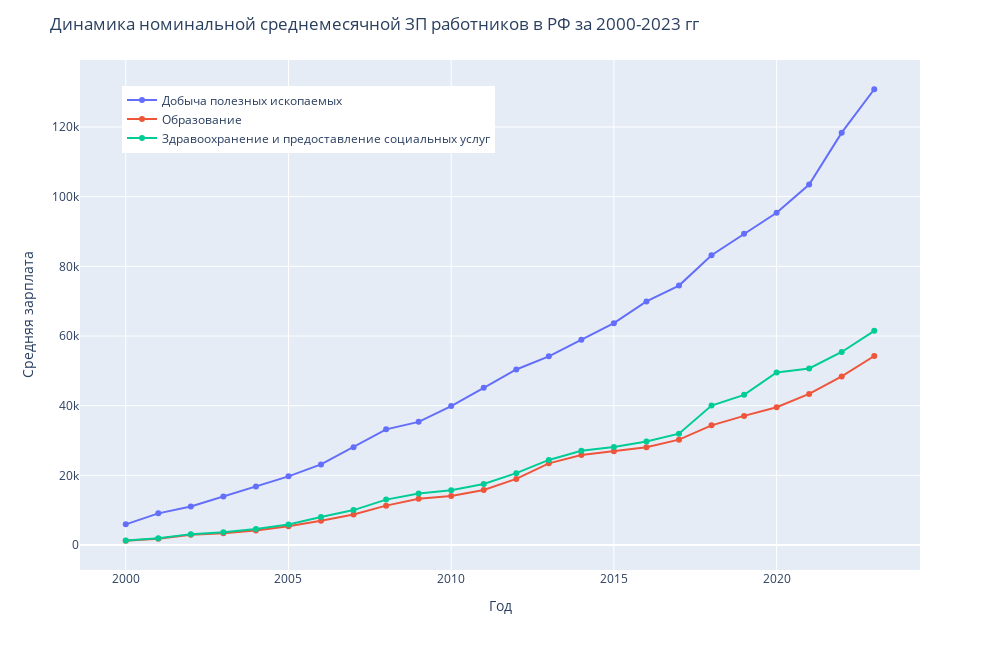

Write notebook code for a chart like this one.
### Markdown cell above
# Графики
Построено 5 графиков, отражающих:
- динамику номинальных зарплат для всех 3 видов деятельности
- динамику реальных зарплат для всех 3 видов деятельности
- сравнение динамики номинальной и реальной ЗП в сфере образования
- сравнение динамики номинальной и реальной ЗП в сфере добычи полезных ископаемых
- сравнение динамики номинальной и реальной ЗП в сфере здравоохранения и социальных услуг

### Code cell
# график для номинальных зарплат

fig1 = px.line(my_df,
               x=my_df.index,
               y=my_df.columns[:3],
               labels={
                   'index': 'Год',
                   'value': 'Средняя зарплата',
                   'variable': 'Вид деятельности'
               },
               markers=True,
               height=650,
               width=1000)
fig1.update_layout(
    title=
    'Динамика номинальной среднемесячной ЗП работников в РФ за 2000-2023 гг',
    title_font_size=17,
    legend=dict(orientation="v",
                yanchor="top",
                y=0.95,
                xanchor="left",
                x=0.05,
                title_text=''))
fig1.show()

### Figure 1 — Plotly figure (JSON) as saved in the notebook; plotly's stock layout.template omitted (floating-point values rounded to 4 significant figures)
{"data": [{"hovertemplate": "Вид деятельности=Добыча полезных ископаемых<br>Год=%{x}<br>Средняя зарплата=%{y}<extra></extra>", "legendgroup": "Добыча полезных ископаемых", "line": {"color": "#636efa", "dash": "solid"}, "marker": {"symbol": "circle"}, "mode": "lines+markers", "name": "Добыча полезных ископаемых", "orientation": "v", "showlegend": true, "type": "scatter", "x": [2000, 2001, 2002, 2003, 2004, 2005, 2006, 2007, 2008, 2009, 2010, 2011, 2012, 2013, 2014, 2015, 2016, 2017, 2018, 2019, 2020, 2021, 2022, 2023], "xaxis": "x", "y": [5940.0, 9099.0, 11080.0, 13910.0, 16840.0, 19730.0, 23150.0, 28110.0, 33210.0, 35360.0, 39895, 45132, 50400.0, 54160.0, 58959, 63695, 69936, 74470.0, 83178, 89340.0, 95359, 103500.0, 118400.0, 130800.0], "yaxis": "y"}, {"hovertemplate": "Вид деятельности=Образование<br>Год=%{x}<br>Средняя зарплата=%{y}<extra></extra>", "legendgroup": "Образование", "line": {"color": "#EF553B", "dash": "solid"}, "marker": {"symbol": "circle"}, "mode": "lines+markers", "name": "Образование", "orientation": "v", "showlegend": true, "type": "scatter", "x": [2000, 2001, 2002, 2003, 2004, 2005, 2006, 2007, 2008, 2009, 2010, 2011, 2012, 2013, 2014, 2015, 2016, 2017, 2018, 2019, 2020, 2021, 2022, 2023], "xaxis": "x", "y": [1240.0, 1833, 2927.0, 3387.0, 4203.0, 5430.0, 6983.0, 8778.0, 11320.0, 13290.0, 14080.0, 15810.0, 19000.0, 23460.0, 25862, 26928, 28088, 30260.0, 34361, 37070.0, 39563, 43390.0, 48400.0, 54260.0], "yaxis": "y"}, {"hovertemplate": "Вид деятельности=Здравоохранение и предоставление социальных услуг<br>Год=%{x}<br>Средняя зарплата=%{y}<extra></extra>", "legendgroup": "Здравоохранение и предоставление социальных услуг", "line": {"color": "#00cc96", "dash": "solid"}, "marker": {"symbol": "circle"}, "mode": "lines+markers", "name": "Здравоохранение и предоставление социальных услуг", "orientation": "v", "showlegend": true, "type": "scatter", "x": [2000, 2001, 2002, 2003, 2004, 2005, 2006, 2007, 2008, 2009, 2010, 2011, 2012, 2013, 2014, 2015, 2016, 2017, 2018, 2019, 2020, 2021, 2022, 2023], "xaxis": "x", "y": [1333.0, 1960.0, 3141.0, 3663.0, 4612, 5906.0, 8060.0, 10040.0, 13050.0, 14820.0, 15720.0, 17540.0, 20640.0, 24440.0, 27068, 28179, 29742, 31980.0, 40027, 43120.0, 49532, 50690.0, 55420.0, 61490.0], "yaxis": "y"}], "layout": {"height": 650, "legend": {"orientation": "v", "title": {"text": ""}, "tracegroupgap": 0, "x": 0.05, "xanchor": "left", "y": 0.95, "yanchor": "top"}, "margin": {"t": 60}, "title": {"font": {"size": 17}, "text": "Динамика номинальной среднемесячной ЗП работников в РФ за 2000-2023 гг"}, "width": 1000, "xaxis": {"anchor": "y", "domain": [0, 1], "title": {"text": "Год"}}, "yaxis": {"anchor": "x", "domain": [0, 1], "title": {"text": "Средняя зарплата"}}}}
